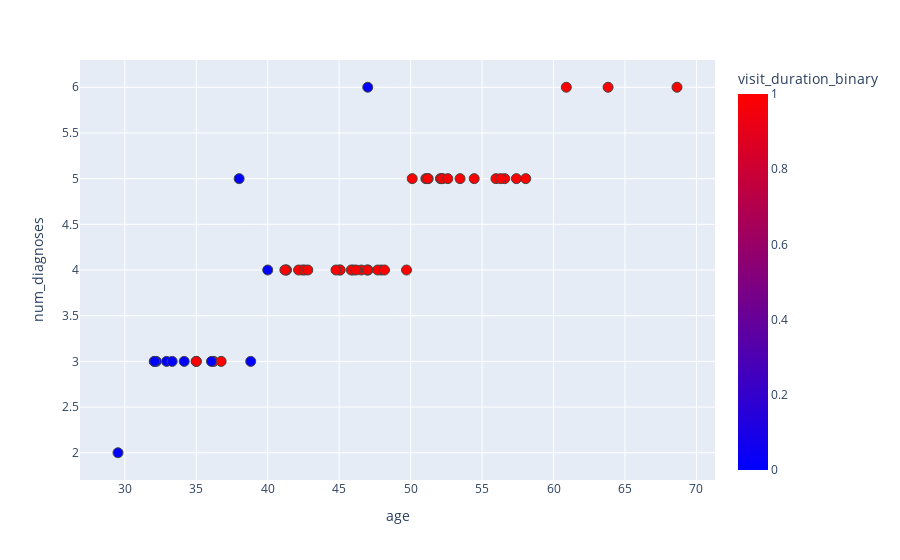

Notebook source saved alongside this figure:
### Markdown cell above
# Figure 2

### Code cell
fig = px.scatter(visit_df_mix, x='age', y='num_diagnoses', color='visit_duration_binary',
                 color_continuous_scale='BlueRed')
fig.update_traces(marker=dict(size=10,
                              line=dict(width=1)),
                  selector=dict(mode='markers'),
                  line=dict())

fig.show()

### Figure 1 — Plotly figure (JSON) as saved in the notebook; plotly's stock layout.template omitted (floating-point values rounded to 4 significant figures)
{"data": [{"hoverlabel": {"namelength": 0}, "hovertemplate": "age=%{x}<br>num_diagnoses=%{y}<br>visit_duration_binary=%{marker.color}", "legendgroup": "", "marker": {"color": [1, 1, 1, 1, 1, 0, 1, 1, 1, 1, 1, 1, 1, 1, 1, 1, 1, 1, 1, 1, 0, 1, 0, 0, 1, 0, 1, 1, 1, 1, 1, 1, 1, 1, 1, 1, 0, 1, 0, 1, 0, 1, 0, 0, 1, 1, 1, 1, 1, 1, 0, 0, 0, 1], "coloraxis": "coloraxis", "line": {"width": 1}, "size": 10, "symbol": "circle"}, "mode": "markers", "name": "", "showlegend": false, "type": "scatter", "x": [42.43, 42.16, 54.45, 36.22, 56.59, 36.06, 53.46, 45.03, 49.71, 45.97, 51.07, 58.06, 60.9, 47.02, 36.74, 45.07, 47.95, 50.11, 41.31, 47.7, 32.06, 52.08, 32.93, 34.16, 52.19, 33.31, 42.57, 46.55, 51.23, 46.96, 57.4, 51.19, 55.97, 41.29, 44.78, 45.85, 32.2, 41.2, 35.0, 56.3, 38.81, 52.22, 29.52, 32.09, 68.64, 42.81, 52.6, 63.82, 48.17, 46.18, 40, 38, 47, 35], "xaxis": "x", "y": [4, 4, 5, 3, 5, 3, 5, 4, 4, 4, 5, 5, 6, 4, 3, 4, 4, 5, 4, 4, 3, 5, 3, 3, 5, 3, 4, 4, 5, 4, 5, 5, 5, 4, 4, 4, 3, 4, 3, 5, 3, 5, 2, 3, 6, 4, 5, 6, 4, 4, 4, 5, 6, 3], "yaxis": "y"}], "layout": {"autosize": true, "coloraxis": {"colorbar": {"title": {"text": "visit_duration_binary"}}, "colorscale": [[0, "rgb(0,0,255)"], [1, "rgb(255,0,0)"]]}, "legend": {"tracegroupgap": 0}, "margin": {"t": 60}, "xaxis": {"anchor": "y", "autorange": true, "domain": [0, 1], "range": [26.93, 71.24], "title": {"text": "age"}, "type": "linear"}, "yaxis": {"anchor": "x", "autorange": true, "domain": [0, 1], "range": [1.674, 6.326], "title": {"text": "num_diagnoses"}, "type": "linear"}}}
